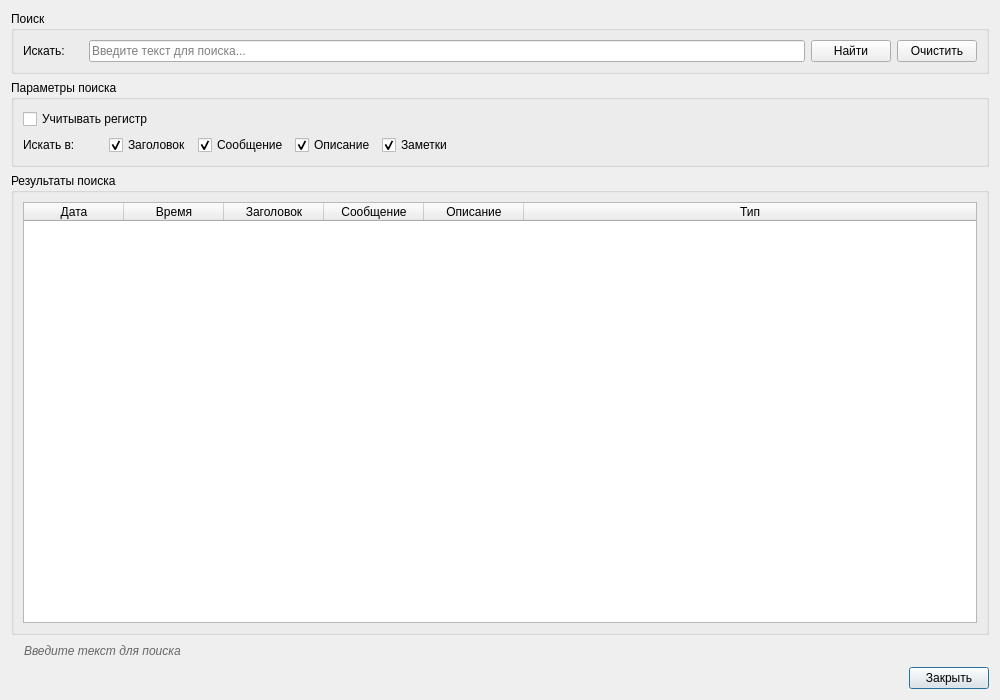
<?xml version="1.0" encoding="UTF-8"?>
<ui version="4.0">
 <class>SearchDialog</class>
 <widget class="QDialog" name="SearchDialog">
  <property name="geometry">
   <rect>
    <x>0</x>
    <y>0</y>
    <width>1000</width>
    <height>700</height>
   </rect>
  </property>
  <property name="windowTitle">
   <string>Поиск задач и заметок</string>
  </property>
   <layout class="QVBoxLayout" name="verticalLayout">
   <item>
    <widget class="QGroupBox" name="searchGroupBox">
     <property name="title">
      <string>Поиск</string>
     </property>
     <layout class="QHBoxLayout" name="horizontalLayout">
      <item>
       <widget class="QLabel" name="searchLabel">
        <property name="text">
         <string>Искать:</string>
        </property>
        <property name="minimumSize">
         <size>
          <width>60</width>
          <height>0</height>
         </size>
        </property>
       </widget>
      </item>
      <item>
       <widget class="QLineEdit" name="searchLineEdit">
        <property name="placeholderText">
         <string>Введите текст для поиска...</string>
        </property>
        <property name="clearButtonEnabled">
         <bool>true</bool>
        </property>
       </widget>
      </item>
      <item>
       <widget class="QPushButton" name="searchButton">
        <property name="text">
         <string>Найти</string>
        </property>
        <property name="objectName">
         <string>searchButton</string>
        </property>
        <property name="toolTip">
         <string>Начать поиск (Enter)</string>
        </property>
       </widget>
      </item>
      <item>
       <widget class="QPushButton" name="clearButton">
        <property name="text">
         <string>Очистить</string>
        </property>
        <property name="objectName">
         <string>clearButton</string>
        </property>
        <property name="toolTip">
         <string>Очистить результаты поиска</string>
        </property>
       </widget>
      </item>
     </layout>
    </widget>
   </item>
   <item>
    <widget class="QGroupBox" name="optionsGroupBox">
     <property name="title">
      <string>Параметры поиска</string>
     </property>
     <layout class="QVBoxLayout" name="verticalLayout_2">
      <item>
       <widget class="QCheckBox" name="caseSensitiveCheckBox">
        <property name="text">
         <string>Учитывать регистр</string>
        </property>
        <property name="toolTip">
         <string>Включить чувствительность к регистру букв</string>
        </property>
       </widget>
      </item>
      <item>
       <layout class="QHBoxLayout" name="horizontalLayout_2">
        <item>
         <widget class="QLabel" name="whereLabel">
          <property name="text">
           <string>Искать в:</string>
          </property>
          <property name="minimumSize">
           <size>
            <width>80</width>
            <height>0</height>
           </size>
          </property>
         </widget>
        </item>
        <item>
         <widget class="QCheckBox" name="searchTitleCheckBox">
          <property name="text">
           <string>Заголовок</string>
          </property>
          <property name="checked">
           <bool>true</bool>
          </property>
          <property name="toolTip">
           <string>Искать в заголовках задач</string>
          </property>
         </widget>
        </item>
        <item>
         <widget class="QCheckBox" name="searchMessageCheckBox">
          <property name="text">
           <string>Сообщение</string>
          </property>
          <property name="checked">
           <bool>true</bool>
          </property>
          <property name="toolTip">
           <string>Искать в сообщениях задач</string>
          </property>
         </widget>
        </item>
        <item>
         <widget class="QCheckBox" name="searchDescriptionCheckBox">
          <property name="text">
           <string>Описание</string>
          </property>
          <property name="checked">
           <bool>true</bool>
          </property>
          <property name="toolTip">
           <string>Искать в описаниях задач</string>
          </property>
         </widget>
        </item>
        <item>
         <widget class="QCheckBox" name="searchNotesCheckBox">
          <property name="text">
           <string>Заметки</string>
          </property>
          <property name="checked">
           <bool>true</bool>
          </property>
          <property name="toolTip">
           <string>Искать в заметках</string>
          </property>
         </widget>
        </item>
        <item>
         <spacer name="horizontalSpacer">
          <property name="orientation">
           <enum>Qt::Horizontal</enum>
          </property>
          <property name="sizeHint" stdset="0">
           <size>
            <width>40</width>
            <height>20</height>
           </size>
          </property>
         </spacer>
        </item>
       </layout>
      </item>
     </layout>
    </widget>
   </item>
   <item>
    <widget class="QGroupBox" name="resultsGroupBox">
     <property name="title">
      <string>Результаты поиска</string>
     </property>
     <layout class="QVBoxLayout" name="verticalLayout_3">
      <item>
       <widget class="QTableWidget" name="resultsTable">
        <property name="alternatingRowColors">
         <bool>true</bool>
        </property>
        <property name="showGrid">
         <bool>false</bool>
        </property>
        <property name="wordWrap">
         <bool>true</bool>
        </property>
        <property name="columnCount">
         <number>6</number>
        </property>
        <attribute name="horizontalHeaderVisible">
         <bool>true</bool>
        </attribute>
        <attribute name="verticalHeaderVisible">
         <bool>false</bool>
        </attribute>
        <attribute name="horizontalHeaderStretchLastSection">
         <bool>true</bool>
        </attribute>
        <attribute name="horizontalHeaderHighlightSections">
         <bool>false</bool>
        </attribute>
        <column>
         <property name="text">
          <string>Дата</string>
         </property>
        </column>
        <column>
         <property name="text">
          <string>Время</string>
         </property>
        </column>
        <column>
         <property name="text">
          <string>Заголовок</string>
         </property>
        </column>
        <column>
         <property name="text">
          <string>Сообщение</string>
         </property>
        </column>
        <column>
         <property name="text">
          <string>Описание</string>
         </property>
        </column>
        <column>
         <property name="text">
          <string>Тип</string>
         </property>
        </column>
       </widget>
      </item>
     </layout>
    </widget>
   </item>
   <item>
    <layout class="QHBoxLayout" name="statusLayout">
     <item>
      <widget class="QLabel" name="iconLabel">
       <property name="text">
        <string/>
       </property>
       <property name="pixmap">
        <pixmap>search.png</pixmap>
       </property>
      </widget>
     </item>
     <item>
      <widget class="QLabel" name="statusLabel">
       <property name="text">
        <string>Введите текст для поиска</string>
       </property>
       <property name="styleSheet">
        <string notr="true">QLabel { color: #666666; font-style: italic; }</string>
       </property>
      </widget>
     </item>
     <item>
      <spacer name="horizontalSpacer_2">
       <property name="orientation">
        <enum>Qt::Horizontal</enum>
       </property>
       <property name="sizeHint" stdset="0">
        <size>
         <width>40</width>
         <height>20</height>
        </size>
       </property>
      </spacer>
     </item>
    </layout>
   </item>
   <item>
    <layout class="QHBoxLayout" name="buttonLayout">
     <item>
      <spacer name="horizontalSpacer_3">
       <property name="orientation">
        <enum>Qt::Horizontal</enum>
       </property>
       <property name="sizeHint" stdset="0">
        <size>
         <width>40</width>
         <height>20</height>
        </size>
       </property>
      </spacer>
     </item>
     <item>
      <widget class="QPushButton" name="closeButton">
       <property name="text">
        <string>Закрыть</string>
       </property>
       <property name="objectName">
        <string>closeButton</string>
       </property>
       <property name="default">
        <bool>true</bool>
       </property>
      </widget>
     </item>
    </layout>
   </item>
  </layout>
 </widget>
 <resources>
  <include location="res.qrc"/>
 </resources>
 <connections/>
</ui>
